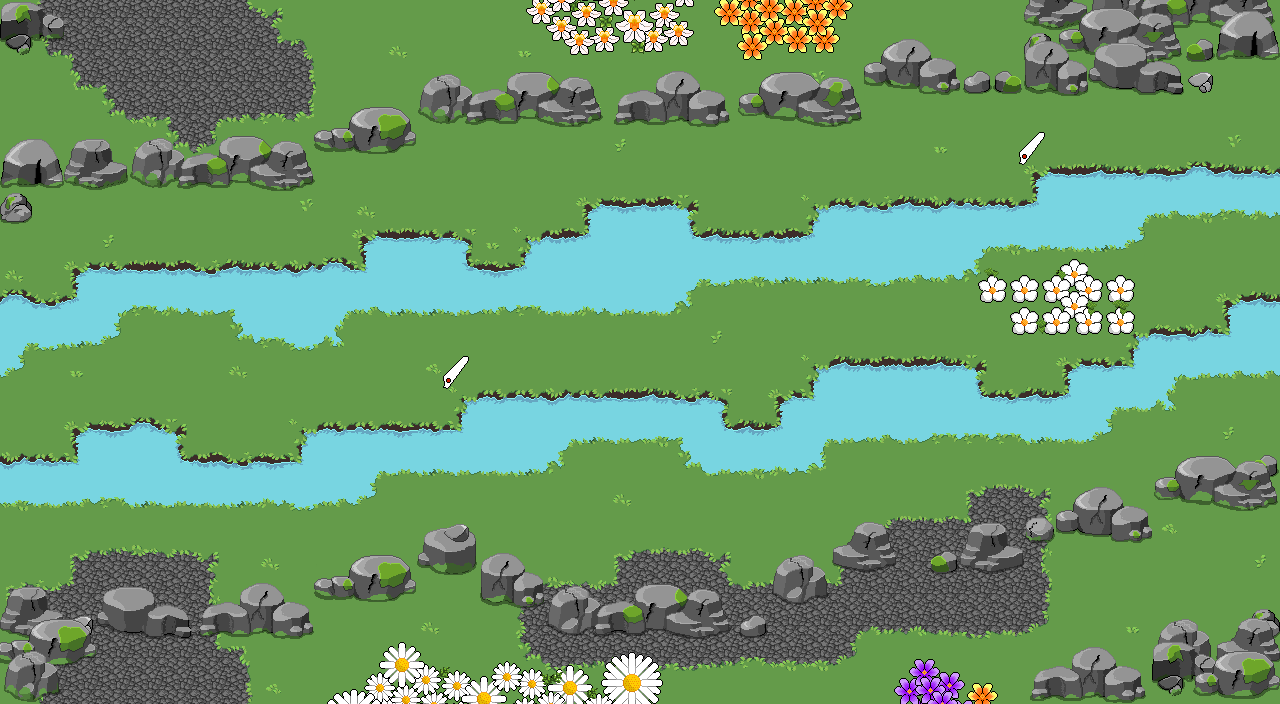

Below is a game level as drawn by its tile map, then a one-line description and the .tmx that defines it (tile-layer data replaced by summaries):
An orthogonal 40x22 tile map with 32x32 px tiles, 5 tile layers (tiles, tilesover, elements, over, ...), 5 tilesets and 553 objects.

<map version="1.4" tiledversion="1.4.2" orientation="orthogonal" renderorder="right-down" width="40" height="22" tilewidth="32" tileheight="32" infinite="0" nextlayerid="23" nextobjectid="1416">
 <editorsettings>
  <export target="survival.lua" format="lua" />
 </editorsettings>
 <tileset firstgid="1" name="[M]Grass" tilewidth="32" tileheight="32" tilecount="72" columns="9">
  <image source="assets/[M]Grass.png" width="288" height="256" />
 </tileset>
 <tileset firstgid="73" name="[M]Forest" tilewidth="32" tileheight="32" tilecount="15" columns="5">
  <image source="assets/[M]Forest.png" width="160" height="96" />
 </tileset>
 <tileset firstgid="88" name="[M]Rocks" tilewidth="32" tileheight="32" tilecount="252" columns="14">
  <image source="assets/[M]Rocks.png" width="448" height="576" />
 </tileset>
 <tileset firstgid="340" name="[M]flower" tilewidth="32" tileheight="32" tilecount="253" columns="23">
  <image source="assets/[M]flower.png" width="736" height="352" />
 </tileset>
 <tileset firstgid="593" name="[M]Various" tilewidth="32" tileheight="32" tilecount="40" columns="10">
  <image source="assets/[M]Various.png" width="320" height="128" />
 </tileset>
 <layer id="1" name="tiles" width="40" height="22">
  <data>[880 cells, 880 non-empty, 2 distinct tile ids]</data>
 </layer>
 <layer id="12" name="tilesover" width="40" height="22">
  <data>[880 cells, 802 non-empty, 40 distinct tile ids]</data>
 </layer>
 <layer id="6" name="elements" width="40" height="22">
  <data>[880 cells, 119 non-empty, 62 distinct tile ids]</data>
 </layer>
 <layer id="16" name="over" width="40" height="22">
  <data>[880 cells, 174 non-empty, 126 distinct tile ids]</data>
 </layer>
 <layer id="15" name="forest" width="40" height="22">
  <data>[880 cells, 0 non-empty, 0 distinct tile ids]</data>
 </layer>
 <objectgroup id="13" name="level">
  <properties>
   <property name="direction" value="left" />
   <property name="goal" type="int" value="0" />
   <property name="length" type="int" value="6" />
   <property name="x" type="int" value="25" />
   <property name="y" type="int" value="1" />
  </properties>
 </objectgroup>
 <objectgroup id="14" name="water" opacity="0.95">
  <object id="840" x="0" y="288" width="32" height="32" />
  <object id="841" x="32" y="288" width="32" height="32" />
  <object id="842" x="64" y="288" width="32" height="32" />
  <object id="843" x="96" y="288" width="32" height="32" />
  <object id="844" x="128" y="288" width="32" height="32" />
  <object id="845" x="160" y="288" width="32" height="32" />
  <object id="846" x="160" y="256" width="32" height="32" />
  <object id="847" x="128" y="256" width="32" height="32" />
  <object id="848" x="96" y="256" width="32" height="32" />
  <object id="849" x="192" y="256" width="32" height="32" />
  <object id="850" x="192" y="288" width="32" height="32" />
  <object id="851" x="224" y="288" width="32" height="32" />
  <object id="852" x="256" y="288" width="32" height="32" />
  <object id="853" x="288" y="288" width="32" height="32" />
  <object id="854" x="320" y="288" width="32" height="32" />
  <object id="855" x="352" y="256" width="32" height="32" />
  <object id="856" x="320" y="256" width="32" height="32" />
  <object id="857" x="384" y="224" width="32" height="32" />
  <object id="858" x="384" y="256" width="32" height="32" />
  <object id="859" x="416" y="256" width="32" height="32" />
  <object id="860" x="416" y="224" width="32" height="32" />
  <object id="861" x="448" y="256" width="32" height="32" />
  <object id="862" x="480" y="256" width="32" height="32" />
  <object id="863" x="512" y="256" width="32" height="32" />
  <object id="864" x="512" y="288" width="32" height="32" />
  <object id="865" x="480" y="288" width="32" height="32" />
  <object id="866" x="448" y="288" width="32" height="32" />
  <object id="867" x="416" y="288" width="32" height="32" />
  <object id="868" x="384" y="288" width="32" height="32" />
  <object id="869" x="352" y="288" width="32" height="32" />
  <object id="870" x="544" y="224" width="32" height="32" />
  <object id="871" x="544" y="256" width="32" height="32" />
  <object id="872" x="576" y="224" width="32" height="32" />
  <object id="873" x="576" y="256" width="32" height="32" />
  <object id="874" x="608" y="192" width="32" height="32" />
  <object id="875" x="608" y="224" width="32" height="32" />
  <object id="876" x="640" y="192" width="32" height="32" />
  <object id="877" x="672" y="224" width="32" height="32" />
  <object id="878" x="640" y="224" width="32" height="32" />
  <object id="879" x="768" y="224" width="32" height="32" />
  <object id="880" x="704" y="224" width="32" height="32" />
  <object id="881" x="800" y="224" width="32" height="32" />
  <object id="882" x="832" y="192" width="32" height="32" />
  <object id="883" x="832" y="224" width="32" height="32" />
  <object id="884" x="864" y="192" width="32" height="32" />
  <object id="885" x="864" y="224" width="32" height="32" />
  <object id="886" x="896" y="224" width="32" height="32" />
  <object id="887" x="896" y="256" width="32" height="32" />
  <object id="888" x="928" y="192" width="32" height="32" />
  <object id="889" x="928" y="224" width="32" height="32" />
  <object id="890" x="960" y="192" width="32" height="32" />
  <object id="891" x="992" y="192" width="32" height="32" />
  <object id="892" x="1024" y="192" width="32" height="32" />
  <object id="893" x="1056" y="192" width="32" height="32" />
  <object id="894" x="1088" y="192" width="32" height="32" />
  <object id="895" x="1184" y="192" width="32" height="32" />
  <object id="896" x="1120" y="192" width="32" height="32" />
  <object id="898" x="1216" y="160" width="32" height="32" />
  <object id="899" x="608" y="256" width="32" height="32" />
  <object id="900" x="640" y="256" width="32" height="32" />
  <object id="901" x="672" y="256" width="32" height="32" />
  <object id="902" x="768" y="256" width="32" height="32" />
  <object id="903" x="704" y="256" width="32" height="32" />
  <object id="904" x="800" y="256" width="32" height="32" />
  <object id="905" x="736" y="256" width="32" height="32" />
  <object id="906" x="832" y="256" width="32" height="32" />
  <object id="907" x="864" y="256" width="32" height="32" />
  <object id="908" x="736" y="224" width="32" height="32" />
  <object id="909" x="928" y="256" width="32" height="32" />
  <object id="910" x="960" y="224" width="32" height="32" />
  <object id="911" x="992" y="224" width="32" height="32" />
  <object id="912" x="1024" y="224" width="32" height="32" />
  <object id="913" x="1056" y="224" width="32" height="32" />
  <object id="914" x="1088" y="224" width="32" height="32" />
  <object id="917" x="1152" y="192" width="32" height="32" />
  <object id="919" x="1248" y="160" width="32" height="32" />
  <object id="936" x="1184" y="160" width="32" height="32" />
  </objectgroup>
 <objectgroup id="3" name="walls" opacity="0.97">
  <!-- 116 objects omitted --></objectgroup>
 <objectgroup id="2" name="knots" />
 <objectgroup id="7" name="checkpoints" />
 <objectgroup id="8" name="scissors">
  <!-- 2 objects omitted --></objectgroup>
 <objectgroup id="9" name="doors">
  <properties>
   <property name="Number" type="int" value="1" />
  </properties>
  <!-- 3 objects omitted --></objectgroup>
 <objectgroup id="11" name="keys" visible="0">
  <!-- 7 objects omitted --></objectgroup>
 <objectgroup id="22" name="line5" visible="0">
  <!-- 27 objects omitted --></objectgroup>
 <objectgroup id="21" name="line4" visible="0">
  <!-- 45 objects omitted --></objectgroup>
 <objectgroup id="20" name="line3" visible="0">
  <!-- 40 objects omitted --></objectgroup>
 <objectgroup id="19" name="line2" visible="0">
  <!-- 54 objects omitted --></objectgroup>
 <objectgroup id="18" name="line1" visible="0">
  <!-- 73 objects omitted --></objectgroup>
</map>
<!-- 476 of 553 objects omitted -->
